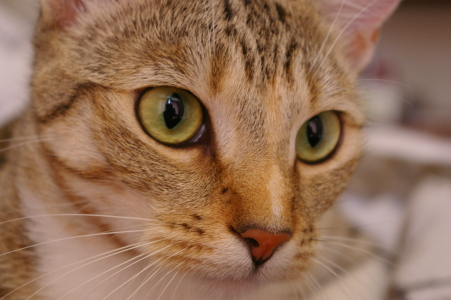
#> input picture skimage.data.cat(), 451 x 300 px
$ jupyter execute --allow-errors 04_assignment.ipynb   (shell and % lines are left out)
#> lines starting #> are read from the running program, lines starting #| are printed output that depends on the picture
# Image Processing SoSe 2026 - Assignment - 04

### Deadline is 21.05.2026 at 11:55 a.m.

#### Students: Fabio Herrmann & Julius Böhm

Please solve the assignments together with a partner.

Make sure the code runs without errors, when clicking `Kernel` -> `Restart Kernel & Run All Cells`. Then save the notebook and upload your submission.

[cell 1]
from numpy.ma.core import arctan
# display the plots inside the notebook

[cell 2]
import numpy as np
import matplotlib.pyplot as plt
import pylab
from skimage.data import cat, coins
from skimage.color import rgb2gray, rgb2hsv, hsv2rgb

pylab.rcParams['figure.figsize'] = (12, 12)   # This makes the plot bigger

# Part I: Exercise 1 - Implement a Histogram Mapping - 3 Points

[cell 3]
def norm_cdf(arr):
    return arr / arr[-1]

[cell 4]
def gamma_mapping(gamma):
    """
    Returns a 1-dimensional numpy array. The value of the array at the n-position
    is `(n/len(array))**gamma`.
    """
    return norm_cdf(np.linspace(0, 1, 256)**gamma)


def sigmoid_mapping(gain = 10, cutoff = 0.5):
    """
    Returns a 1-dimensional numpy array. The value of the array at the n-position
    is  `1/(1 + exp*(gain*(cutoff - (n/len(array)))))`.
    """
    return 1 / (1 + np.exp(gain * (cutoff - np.linspace(0,1,256))))

[cell 5]
plt.plot(gamma_mapping(1.2))
plt.show()
#> figure, not shown here; curve peaks at x = 255, y = 1

plt.plot(sigmoid_mapping())
plt.show()
#> figure, not shown here; curve peaks at x = 255, y = 0.993

# Exercise 2 - Histogram Transformation - 4 Points

[cell 6]
img = cat() / 255.
img_hsv = rgb2hsv(img)
#> img_hsv: shape (300, 451, 3) float64; mean of channels 0, 1, 2 0.0749, 0.432, 0.579
img_gray = rgb2gray(img)
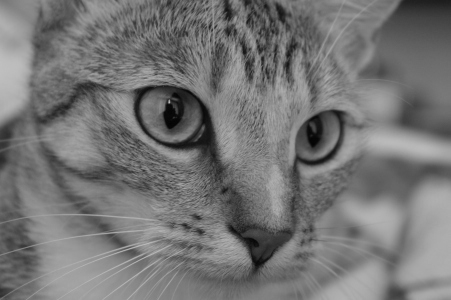
#> img_gray: shape (300, 451) float64; min 0.0151, max 0.756, mean 0.46

[cell 7]
def apply_pixel_mapping(image, mapping):
    """Returns the image transformed according to the mapping array.
       `mapping` is a one dimensional numpy array. `image` can be 2 or 3-dimensional.
       The values of the image are in range 0 to 1.
       If the mapping has for example 255 items, then all pixel with a value from 0 to 1/255 are assigned to
       the value mapping[0]. If the pixel is between n / 255 and (n+1) / 255 then the value in the output image should
       be mapping[n]
    """
    img = np.copy(image)

    indices = np.clip((img * 255).astype(int), 0, 255)

    img = mapping[indices]

    return img

[cell 8]
# you can test your `apply_pixel_mapping` function
# The first image should look lighter. The second and third should be the same image.
img_gamma05 = apply_pixel_mapping(img, gamma_mapping(0.5))
plt.subplot(131)
plt.imshow(img_gamma05)
plt.subplot(132)
plt.imshow(apply_pixel_mapping(img_gamma05, gamma_mapping(2)))
plt.subplot(133)
plt.imshow(img)
plt.show()

# Exercise 3 - Implement Histogram Equalization - 3 Points

Equalize the image given image so that the histogram is mostly uniform distributed.
You can use `np.histogram` and `np.cumsum`. Checkout the documentation of `np.histogram`, it might have useful optional arguments.

[cell 9]
from skimage import data
moon = data.moon()[:400,:] / 255.
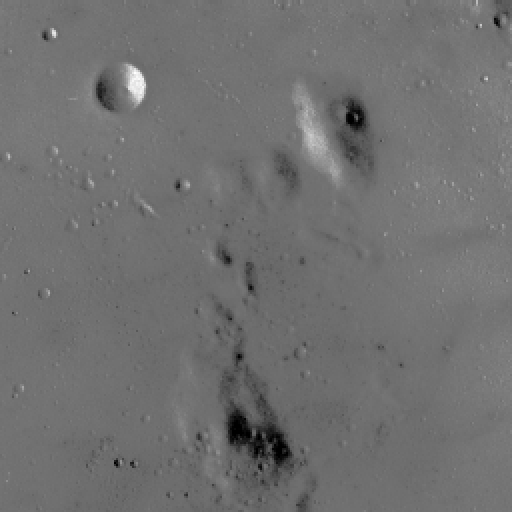
#> input picture skimage.data.moon(), 512 x 512 px
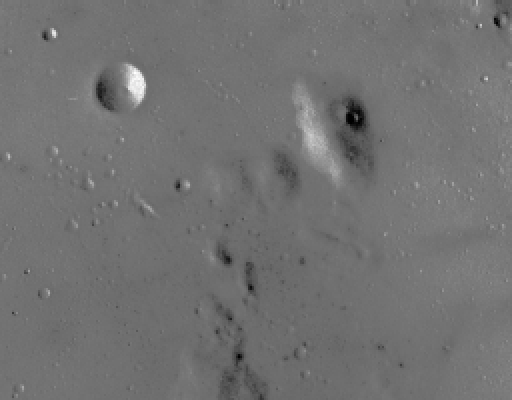
#> moon: shape (400, 512) float64; min 0, max 1, mean 0.447
plt.imshow(moon, cmap='gray', vmin=0, vmax=1)
plt.show()

[cell 10]
hist = np.histogram(moon, bins=256, range=(0,1))[0] # get the histogram of the image
#> hist = 256 values, max 20032 at index 115, min 0 at index 1, mean 800

cdf = np.cumsum(hist)
#> cdf = 256 values from 36 to 204800
cdf = cdf / cdf[-1]
#> cdf = 256 values from 0.000176 to 1

equalisation_mapping = cdf
#> equalisation_mapping = 256 values from 0.000176 to 1

[cell 11]
img_equalised = apply_pixel_mapping(moon, equalisation_mapping)
#> in apply_pixel_mapping (call 3), `img = mapping[indices]`:
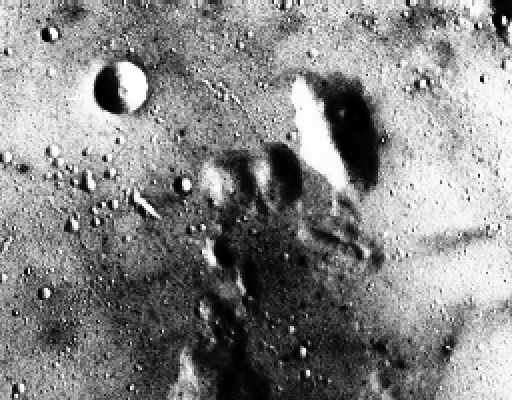
#> img: shape (400, 512) float64; min 0.000176, max 1, mean 0.526

[cell 12]
hist_of_equalised = np.histogram(img_equalised, bins=256, range=(0,1))[0] # get the histogram of the equalised image
#> hist_of_equalised = 256 values, max 20032 at index 160, min 0 at index 11, mean 800

[cell 13]
plt.subplot(131)
plt.plot(hist.cumsum())
plt.subplot(132)
plt.plot(equalisation_mapping)
plt.subplot(133)
plt.plot(hist_of_equalised.cumsum())
plt.show()
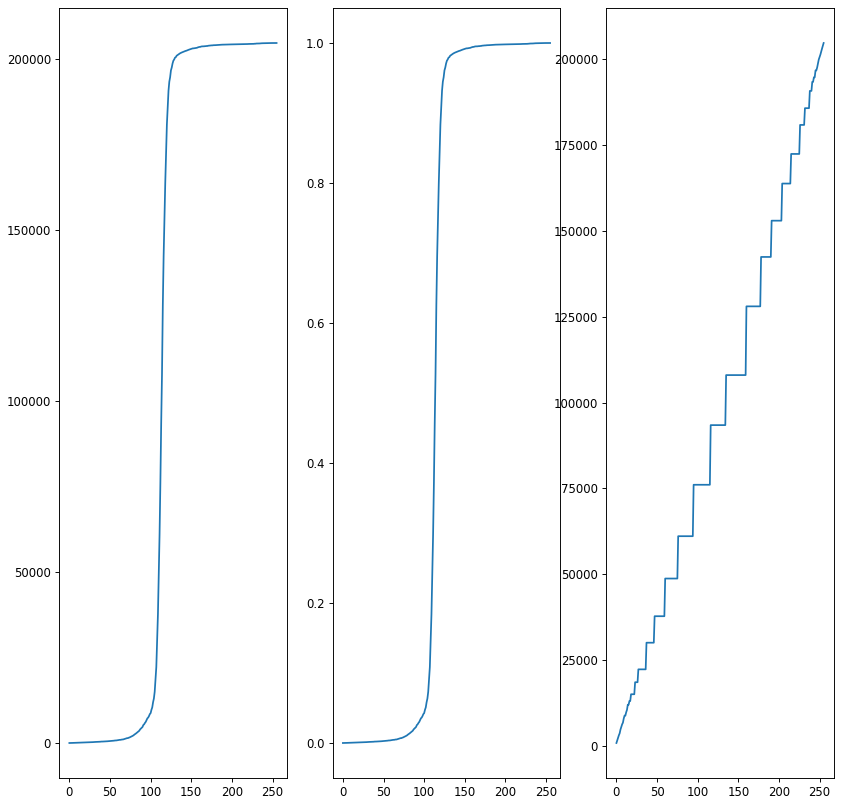
#> figure drawn by matplotlib, 3 panels; panel 1: curve peaks at x = 255, y = 204800; panel 2: curve peaks at x = 255, y = 1; panel 3: curve peaks at x = 255, y = 204800

[cell 14]
plt.subplot(121)
plt.imshow(img_equalised, cmap='gray', vmin=0, vmax=1)
plt.subplot(122)
plt.imshow(moon, cmap='gray', vmin=0, vmax=1)
plt.show()
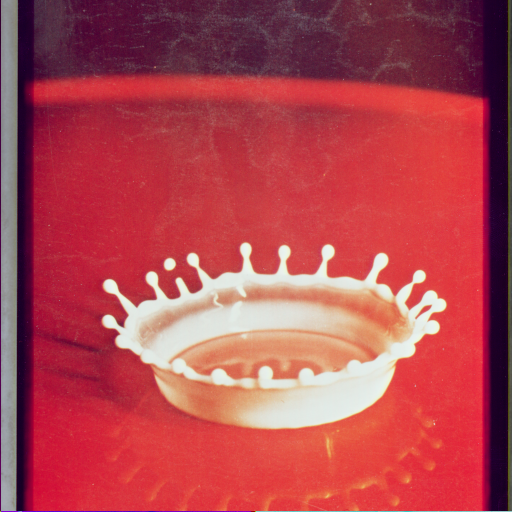
#> input picture assignments/misc/4.2.01.tiff, 512 x 512 px

[cell 15]
import numpy as np
import matplotlib.pyplot as plt
import pylab
import random
from io import BytesIO
from PIL import Image

pylab.rcParams['figure.figsize'] = (12, 12)  # This makes the plot bigger

# Part II: Exercise 4 - Qualify sharpness and noise - 5 Points

Determine the noise and sharpness in the images. Plot image number vs noise

Please download sample picture from [here](http://sipi.usc.edu/database/misc.zip) and place them next to your assignment (inside the misc folder).

[cell 16]
# Load the pictures here
sample_images = []
direc = 'misc/' # directory of the sample pictures relative to your notebook
#> (the rest of this cell did not finish here and is left out)

[cell 17]
def qualify_noise(img):
    """Qualify the noise based on the std of a gaussian model.
       You may find a window that is constant in the images.
    """

    #We define a window in the top-middle since its pretty similar in all the pictures

    h, w = img.shape[:2]
#> h = 512; w = 512
    center_x = w // 2
#> center_x = 256

    patch = img[0:30, center_x-15:center_x+15]

    return np.std(patch)

plt.bar(range(len(sample_images)), [qualify_noise(i) for i in sample_images])

[cell 18]
def qualify_sharpness(img):
    """Qualify the sharpness based on the average pixel differences."""

    #measuring the sharpness in a black and white image
    if img.ndim == 3:
        img = rgb2gray(img)
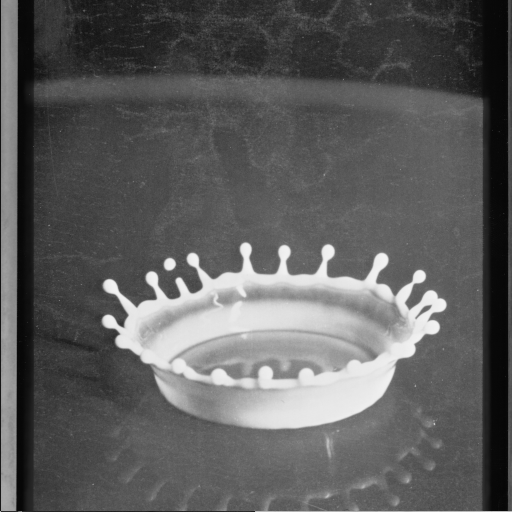
#> img: shape (512, 512) float64; min 0.0238, max 0.954, mean 0.367

    diff_h = img[:, :-1] - img[:, 1:]
    diff_v = img[:-1, :] - img[1:, :]
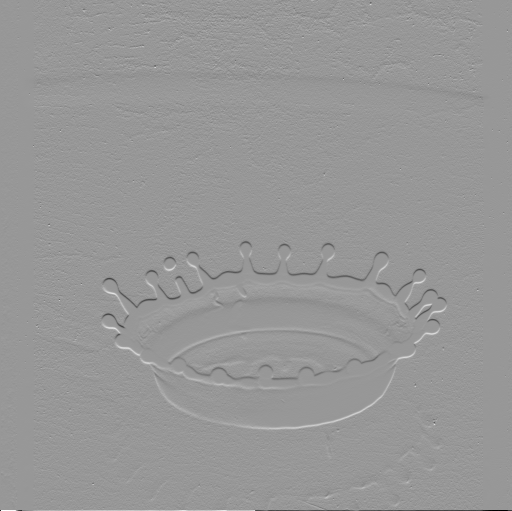
#> diff_v: shape (511, 512) float64; min -0.71, max 0.483, mean -0.000502; drawn with min black and max white

    diff_h = np.abs(diff_h)
    diff_v = np.abs(diff_v)
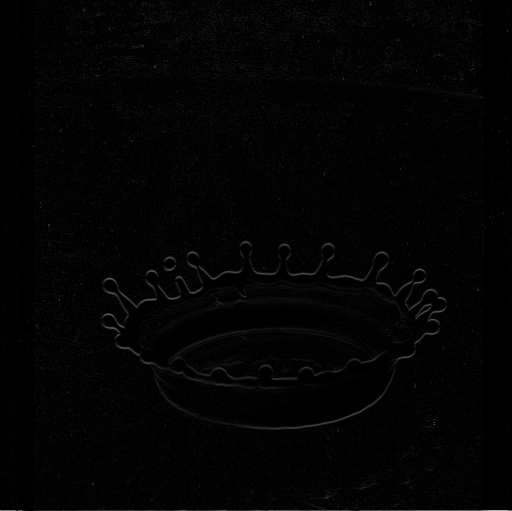
#> diff_v: shape (511, 512) float64; min 0, max 0.71, mean 0.0152

    return (np.mean(diff_h) + np.mean(diff_v)) / 2

plt.bar(range(len(sample_images)), [qualify_sharpness(i) for i in sample_images])
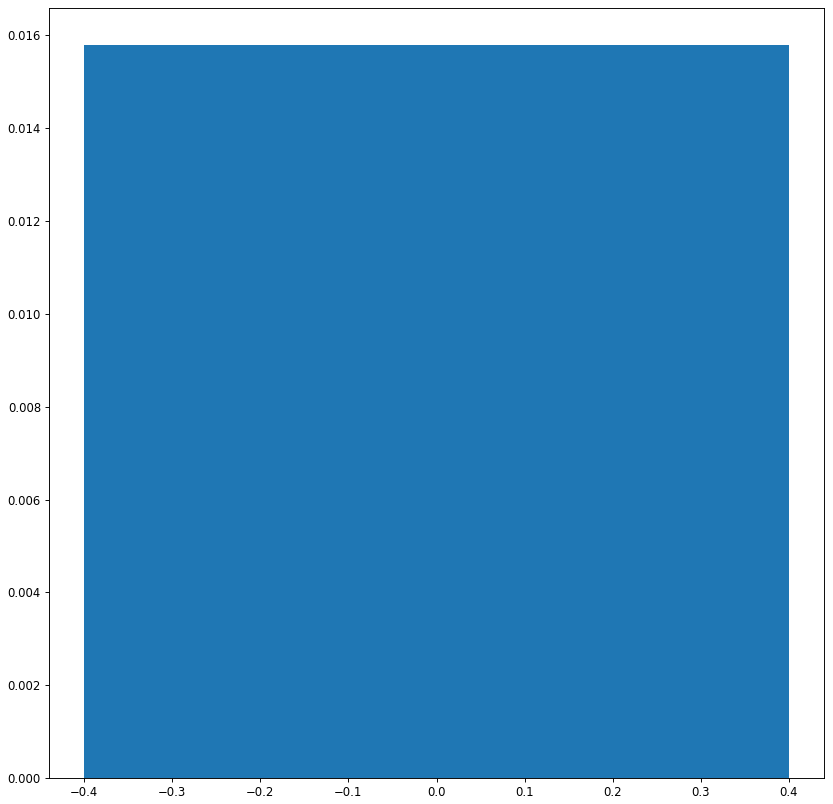
#> figure drawn by matplotlib, 1 panel

Does the result match your expectations? If not what processing step can be done?

It does mostly but:

defining sharpness as the mean difference in lighting of pixels lets pictures with more even lighting or color be counted as less sharp (if we understood the lecture correctly ;)). Taking the color differences in account might help. (can we take the color spectrum as a 1 dimensional array to therefore find again differences in color to take in account with the lighting?)

Or use a method like SSIM

# Exercise 5 - SSIM JPEG Compression - 5 Points
Implement the SSIM metric and apply it on the given compressed images

[cell 19]
def jpeg_encode(img, quality):
    pil_img = Image.fromarray(img)
    buffer = BytesIO()
    pil_img.save(buffer, "JPEG", quality=quality)
    return buffer

def jpeg_decode(buffer):
    img = Image.open(buffer)
    return np.array(img)

def jpeg_quality_filter(img, quality):
    as_jpeg = jpeg_encode(img, quality)
    return jpeg_decode(as_jpeg)

[cell 20]
images_for_jpeg = sample_images[2::]
#> images_for_jpeg = []
len(images_for_jpeg)
#> Out = 0

[cell 21]
images10 = [jpeg_quality_filter(img, 10) for img in images_for_jpeg]
#> images10 = []
images50 = [jpeg_quality_filter(img, 50) for img in images_for_jpeg]
#> images50 = []
images80 = [jpeg_quality_filter(img, 80) for img in images_for_jpeg]
#> images80 = []

[cell 22]
def ssim(img, filtered_img):
    """The SSIM similarity measure. Use the parameters from the paper
    as on the second to last slide from the lecture"""

    #Constants for the formula (origanlly from wikipedia cause the paper wasn't accesable)
    K1 = 0.01
    K2 = 0.03
    L = 256 - 1

    c1 = (K1 * L) ** 2
    c2 = (K2 * L) ** 2

    lum_mean_x = np.mean(img)
    lum_mean_y = np.mean(filtered_img)

    con_std_x = np.std(img)
    con_std_y = np.std(filtered_img)

    N = img.size
    struc_comb_dif = (1/(N-1)) * np.sum((img - lum_mean_x) * (filtered_img - lum_mean_y))

    ssim = ((2 * lum_mean_x * lum_mean_y + c1) * (2 * struc_comb_dif + c2) / ((lum_mean_x**2 + lum_mean_y**2 + c1) * (con_std_x**2 + con_std_y**2 +c2)))

    return ssim

for i, img in enumerate(images_for_jpeg):
    print(i)
    compressed_images = [images10[i], images50[i], images80[i]]
    plt.bar(range(len(compressed_images)),
             [ssim(img, comp) for comp in compressed_images])
    plt.show()
#> this loop made 0 passes
